Frame 1 (no input): blank canvas, image omitted
Frame 60 (no input): blank canvas, image omitted
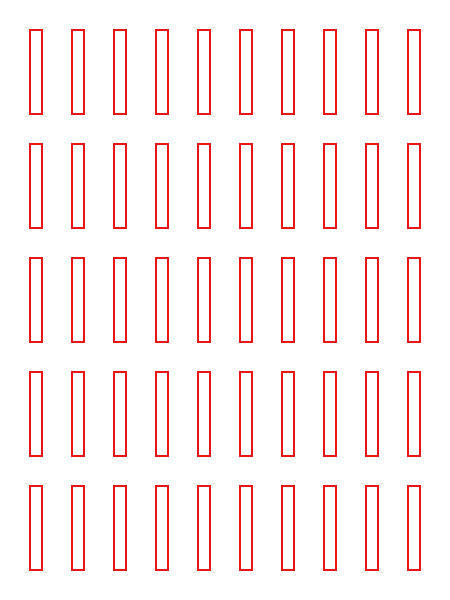
Frame 120 (the mouse pressed at the canvas centre since frame 60)

The p5.js sketch whose frames 1 and 60 were blank and that drew this single picture after the mouse press (run headless with seeded random() and noise() and a simulated clock; from frame 60 on, the mouse is pressed at the canvas centre):

// p5.js sketch
// ── sketch.js
let showGrid = false;
let margin;
let cols = 10;
let rows = 5;
let partitions = [];
let numPartitions = 20;

function setup() {
  createCanvas(450, 600);
  colorMode(HSB);
  margin = height / 20;
  //generateRandomPartitions();
}

function draw() {
  background(240);

  // Draw random partitions
  noStroke();
  for (let p of partitions) {
    fill(p.color);
    rect(p.x, p.y, p.w, p.h);
  }

  // Optional overlay grid
  if (showGrid) {
    drawOverlayGrid();
  }
}

function mousePressed() {
  // Toggle grid visibility on mouse click
  showGrid = !showGrid;
}

function keyPressed() {
  numPartitions = round(random(2, 10));
  // Regenerate random partitions on any key press
  generateRandomPartitions();
}

function generateRandomPartitions() {
  partitions = [];

  const totalInnerWidth = width - (cols + 1) * margin;
  const totalInnerHeight = height - (rows + 1) * margin;
  const cellW = totalInnerWidth / cols;
  const cellH = totalInnerHeight / rows;

  // Create a grid matrix to track used cells
  let used = Array(rows).fill().map(() => Array(cols).fill(false));

  let attempts = 0;
  while (partitions.length < numPartitions && attempts < 200) {
    attempts++;

    // Random width/height in grid units
    let wCells = floor(random(1, cols-cols/2));
    let hCells = floor(random(1, rows + 1));

    // Random top-left grid position
    let i = floor(random(0, cols - wCells + 1));
    let j = floor(random(0, rows - hCells + 1));

    // Check for overlap
    let overlaps = false;
    for (let y = j; y < j + hCells; y++) {
      for (let x = i; x < i + wCells; x++) {
        if (used[y][x]) overlaps = true;
      }
    }

    if (overlaps) continue;

    // Mark region as used
    for (let y = j; y < j + hCells; y++) {
      for (let x = i; x < i + wCells; x++) {
        used[y][x] = true;
      }
    }

    // Convert grid position to pixel space
    let x = margin + i * (cellW + margin);
    let y = margin + j * (cellH + margin);
    let w = wCells * cellW + (wCells - 1) * margin;
    let h = hCells * cellH + (hCells - 1) * margin;

    // Store partition
    partitions.push({
      x,
      y,
      w,
      h,
      color: color(random(360), 60, 80)
    });
  }
}

function drawOverlayGrid() {
  const totalInnerWidth = width - (cols + 1) * margin;
  const totalInnerHeight = height - (rows + 1) * margin;
  const cellW = totalInnerWidth / cols;
  const cellH = totalInnerHeight / rows;

  stroke(0, 90, 90);
  strokeWeight(2);
  noFill();

  for (let i = 0; i < cols; i++) {
    for (let j = 0; j < rows; j++) {
      let x = margin + i * (cellW + margin);
      let y = margin + j * (cellH + margin);
      rect(x, y, cellW, cellH);
    }
  }
}
